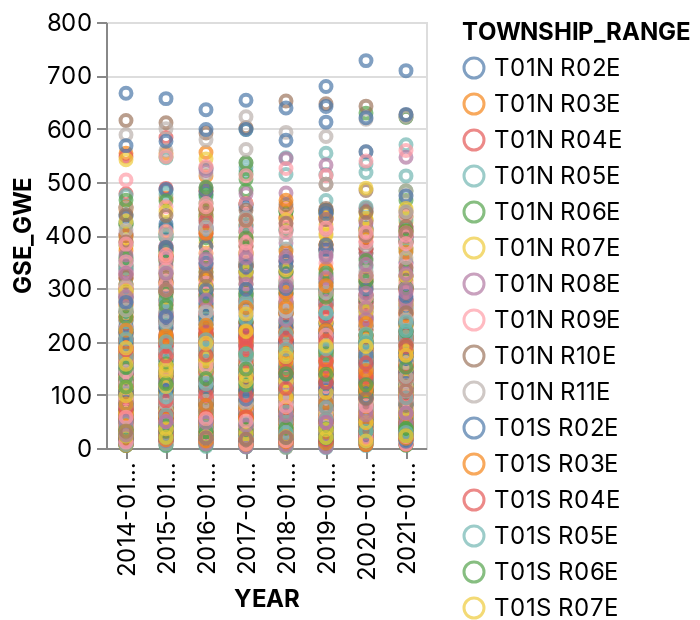

Notebook source saved alongside this figure:
### Markdown cell above
##### Groundwater levels

- Observed below: a dip in the groundwater levels from 2014 through 2016, the drought years, 
- then an increase until 2020 and followed by a drop in 2021, another sever drought year.

### Code cell
_deepnote_run_altair(shortage_subset_df, """{"$schema":"https://vega.github.io/schema/vega-lite/v4.json","mark":{"type":"point","tooltip":{"content":"data"}},"height":220,"autosize":{"type":"fit"},"data":{"name":"placeholder"},"encoding":{"x":{"field":"YEAR","type":"nominal","sort":null,"scale":{"type":"linear","zero":false}},"y":{"field":"GSE_GWE","type":"quantitative","sort":null,"scale":{"type":"linear","zero":false}},"color":{"field":"TOWNSHIP_RANGE","type":"nominal","sort":null,"scale":{"type":"linear","zero":false}}}}""")

### Figure 1 — Vega-Lite specification as saved in the notebook (floating-point values rounded to 4 significant figures; data arrays with more than 128 entries replaced by an {"elided": "..."} marker saying what was removed)
{"config": {"view": {"continuousWidth": 400, "continuousHeight": 300}, "area": {"fill": "#51C0E9"}, "axis": {"labelFont": "Inter, sans-serif", "labelFontSize": 12, "labelFontWeight": "normal", "labelLimit": 60, "labelOverlap": "greedy", "titleFont": "Inter, sans-serif", "titleFontSize": 12, "titleFontWeight": "bold"}, "background": "#ffffff", "legend": {"labelFont": "Inter, sans-serif", "labelFontSize": 12, "titleFont": "Inter, sans-serif", "titleFontSize": 12, "titleFontWeight": "bold"}, "line": {"stroke": "#51C0E9", "strokeWidth": 2}, "rect": {"fill": "#51C0E9"}, "title": {"anchor": "start", "color": "#000000", "font": "Inter, sans-serif", "fontSize": 22, "fontWeight": "normal"}}, "data": {"name": "data-2628ccd0194c65e4b4d22befd137e14e"}, "mark": {"type": "point", "tooltip": {"content": "data"}}, "autosize": {"type": "fit"}, "encoding": {"color": {"field": "TOWNSHIP_RANGE", "scale": {"type": "linear", "zero": false}, "sort": null, "type": "nominal"}, "x": {"field": "YEAR", "scale": {"type": "linear", "zero": false}, "sort": null, "type": "nominal"}, "y": {"field": "GSE_GWE", "scale": {"type": "linear", "zero": false}, "sort": null, "type": "quantitative"}}, "height": 300, "width": "container", "$schema": "https://vega.github.io/schema/vega-lite/v4.json", "datasets": {"data-2628ccd0194c65e4b4d22befd137e14e": {"elided": "3824 records"}}}
